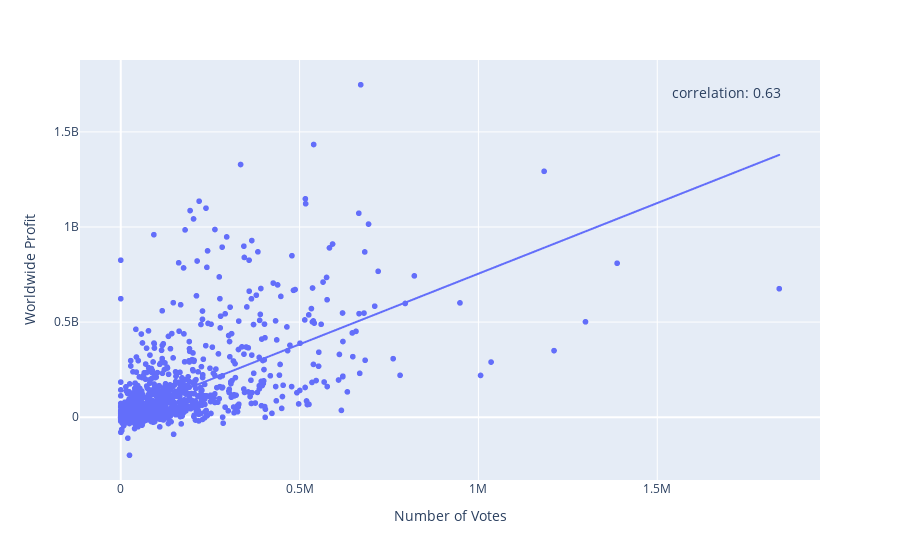

The code cell stored with this chart in its notebook:
### Markdown cell above
Lets graph numvotes and Worldwide_Profit on a scatterplot

### Code cell
votesProfit = px.scatter(question2DF, x="numvotes", y="Worldwide_Profit", trendline = 'ols')
correlation = question2DF["numvotes"].corr(question2DF["Worldwide_Profit"])
votesProfit.update_layout(annotations=[dict(x=0.95, y=0.95, xref='paper', yref='paper', text=f'correlation: {correlation:.2f}', 
                                 showarrow=False, font=dict(size=14))],xaxis_title='Number of Votes', yaxis_title='Worldwide Profit')

### Figure 1 — Plotly figure (JSON) as saved in the notebook; plotly's stock layout.template omitted (floating-point values rounded to 4 significant figures; data arrays with more than 128 entries replaced by an {"elided": "..."} marker saying what was removed)
{"data": [{"hovertemplate": "numvotes=%{x}<br>Worldwide_Profit=%{y}<extra></extra>", "legendgroup": "", "marker": {"color": "#636efa", "symbol": "circle"}, "mode": "markers", "name": "", "showlegend": false, "type": "scattergl", "x": {"elided": "1496 int values"}, "xaxis": "x", "y": {"elided": "1496 int values"}, "yaxis": "y"}, {"hovertemplate": "<b>OLS trendline</b><br>Worldwide_Profit = 742.864 * numvotes + 1.16969e+07<br>R<sup>2</sup>=0.396558<br><br>numvotes=%{x}<br>Worldwide_Profit=%{y} <b>(trend)</b><extra></extra>", "legendgroup": "", "marker": {"color": "#636efa", "symbol": "circle"}, "mode": "lines", "name": "", "showlegend": false, "type": "scattergl", "x": {"elided": "1496 int values"}, "xaxis": "x", "y": {"elided": "1496 float values"}, "yaxis": "y"}], "layout": {"annotations": [{"font": {"size": 14}, "showarrow": false, "text": "correlation: 0.63", "x": 0.95, "xref": "paper", "y": 0.95, "yref": "paper"}], "legend": {"tracegroupgap": 0}, "margin": {"t": 60}, "xaxis": {"anchor": "y", "domain": [0, 1], "title": {"text": "Number of Votes"}}, "yaxis": {"anchor": "x", "domain": [0, 1], "title": {"text": "Worldwide Profit"}}}}
